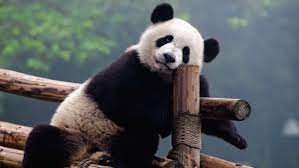
#> input picture image_to_pencilsketch/panda.jpeg, 299 x 168 px
$ jupyter execute image_to_pencil_sketch.ipynb
#> lines starting #> are read from the running program, lines starting #| are printed output that depends on the picture
[cell 1]
import cv2
from PIL import Image
from IPython.display import display

# READ THE IMAGE IN RBG FORMAT :

[cell 2]
img=cv2.imread("panda.jpeg")
#> img is the input picture: shape (168, 299, 3); mean B, G, R 92.1, 90.8, 85.8
img=cv2.cvtColor(img,cv2.COLOR_BGR2RGB)
display(Image.fromarray(img))

# Create a new image by converting original image to grey scale :

[cell 3]
gray_image=cv2.cvtColor(img,cv2.COLOR_BGR2GRAY)
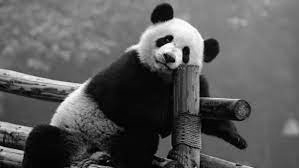
#> gray_image: shape (168, 299); min 0, max 255, mean 90.7
display(Image.fromarray(gray_image))

[cell 4]
inverted_image=cv2.bitwise_not(gray_image)
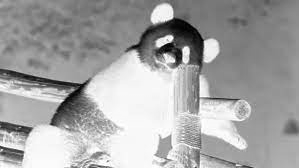
#> inverted_image: shape (168, 299); min 0, max 255, mean 164.3
display(Image.fromarray(inverted_image))

# NOW Convert negative image into blurry image :

[cell 5]
blurred_image=cv2.GaussianBlur(inverted_image,(21,21),0)
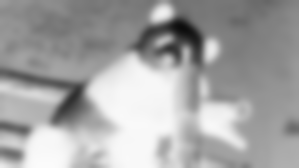
#> blurred_image: shape (168, 299); min 12, max 251, mean 164.4
display(Image.fromarray(blurred_image))

# creating a pencil sketch by mixing gray scale image with the inverted blurry image :

[cell 6]
inverted_blurred=cv2.bitwise_not(blurred_image)
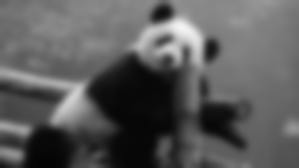
#> inverted_blurred: shape (168, 299); min 4, max 243, mean 90.6
pencil_sketch=cv2.divide(gray_image,inverted_blurred,scale=250.0)
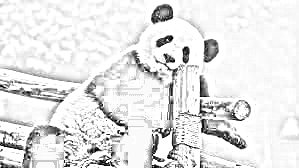
#> pencil_sketch: shape (168, 299); min 0, max 255, mean 229
display(Image.fromarray(pencil_sketch))
